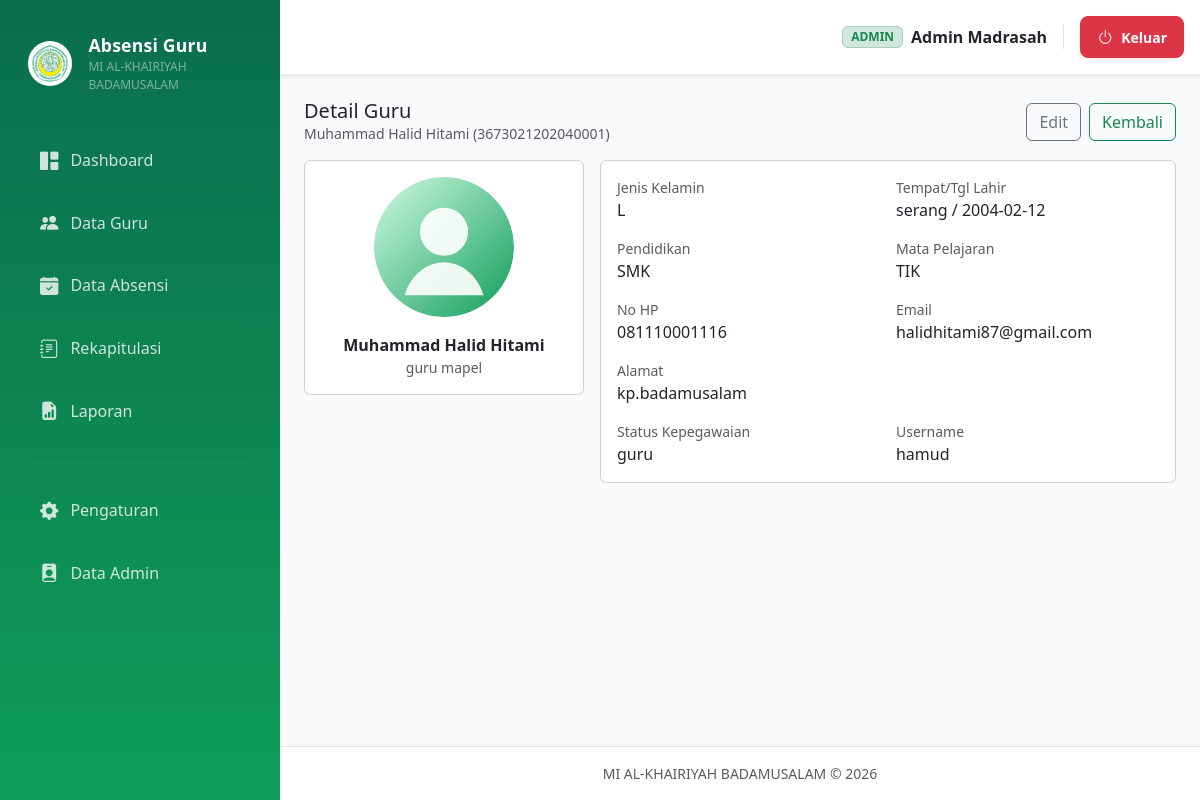
The app's page /admin/guru/1 (signed in) with its own data.
### tables this page shows
CREATE TABLE profil_madrasah (
  id INTEGER PRIMARY KEY AUTOINCREMENT,
  nama_madrasah TEXT NOT NULL,
  nsm TEXT,
  npsn TEXT,
  alamat TEXT,
  telepon TEXT,
  email TEXT,
  kepala_madrasah TEXT,
  logo_madrasah TEXT,
  logo_kemenag TEXT,
  ttd_kepala TEXT,
  tahun_ajaran TEXT DEFAULT '2025/2026',
  semester_aktif TEXT DEFAULT 'Genap',
  updated_at TEXT DEFAULT (datetime('now'))
);

CREATE TABLE admins (
  id INTEGER PRIMARY KEY AUTOINCREMENT,
  nama TEXT NOT NULL,
  username TEXT NOT NULL UNIQUE,
  password TEXT NOT NULL,
  created_at TEXT DEFAULT (datetime('now'))
);

CREATE TABLE guru (
  id INTEGER PRIMARY KEY AUTOINCREMENT,
  nip TEXT NOT NULL UNIQUE,
  nama TEXT NOT NULL,
  jenis_kelamin TEXT,
  tempat_lahir TEXT,
  tanggal_lahir TEXT,
  pendidikan TEXT,
  jabatan TEXT,
  mata_pelajaran TEXT,
  no_hp TEXT,
  email TEXT,
  alamat TEXT,
  status_kepegawaian TEXT,
  foto TEXT,
  username TEXT NOT NULL UNIQUE,
  password TEXT NOT NULL,
  created_at TEXT DEFAULT (datetime('now'))
);

### blueprints/admin/routes.py (the view)
@bp.route("/guru/<int:guru_id>")
@login_required
@role_required("admin")
def guru_detail(guru_id: int):
    row = query_one("SELECT * FROM guru WHERE id = ?", (guru_id,))
    if not row:
        flash("Guru tidak ditemukan.", "warning")
        return redirect(url_for("admin.guru_list"))
    return render_template("admin/guru_detail.html", row=row)

### utils/db.py (called while the page is built)
def get_db() -> sqlite3.Connection:
    if "db" not in g:
        conn = sqlite3.connect(current_app.config["DB_PATH"])
        conn.row_factory = sqlite3.Row
        conn.execute("PRAGMA foreign_keys = ON;")
        g.db = conn
    return g.db

def query_one(sql, params=()):
    cur = get_db().execute(sql, params)
    row = cur.fetchone()
    cur.close()
    return row

### utils/user.py (called while the page is built, shortened)
    @staticmethod
    def from_login_id(login_id: str):
        if not login_id or ":" not in login_id:
            return None
        role, raw_id = login_id.split(":", 1)
        try:
            user_id = int(raw_id)
        except Exception:
            return None
        if role == "admin":
            row = query_one(
                "SELECT id, nama, username FROM admins WHERE id = ?",
                (user_id,),
            )
            if not row:
                return None
            return AppUser(
                user_id=row["id"],
                role="admin",
                nama=row["nama"],
                username=row["username"],
            )

### templates/admin/guru_detail.html
{% extends 'partials/base.html' %}
{% set title = 'Detail Guru' %}
{% block content %}
  <div class="d-flex flex-wrap justify-content-between align-items-center gap-2 mb-3">
    <div>
      <h2 class="h5 mb-0">Detail Guru</h2>
      <div class="text-muted small">{{ row.nama }} ({{ row.nip }})</div>
    </div>
    <div class="d-flex gap-2">
      <a href="{{ url_for('admin.guru_edit', guru_id=row.id) }}" class="btn btn-outline-secondary">Edit</a>
      <a href="{{ url_for('admin.guru_list') }}" class="btn btn-outline-success">Kembali</a>
    </div>
  </div>
  <div class="row g-3">
    <div class="col-md-4">
      <div class="card">
        <div class="card-body text-center">
          <img src="{{ url_for('static', filename=row.foto) if row.foto else url_for('static', filename='images/user.svg') }}" class="rounded-circle mb-3" style="width:140px;height:140px;object-fit:cover;" alt="Foto Guru">
          <div class="fw-semibold">{{ row.nama }}</div>
          <div class="text-muted small">{{ row.jabatan or '-' }}</div>
        </div>
      </div>
    </div>
    <div class="col-md-8">
      <div class="card">
        <div class="card-body">
          <div class="row g-3">
            <div class="col-sm-6"><div class="text-muted small">Jenis Kelamin</div><div>{{ row.jenis_kelamin or '-' }}</div></div>
            <div class="col-sm-6"><div class="text-muted small">Tempat/Tgl Lahir</div><div>{{ row.tempat_lahir or '-' }} / {{ row.tanggal_lahir or '-' }}</div></div>
            <div class="col-sm-6"><div class="text-muted small">Pendidikan</div><div>{{ row.pendidikan or '-' }}</div></div>
            <div class="col-sm-6"><div class="text-muted small">Mata Pelajaran</div><div>{{ row.mata_pelajaran or '-' }}</div></div>
            <div class="col-sm-6"><div class="text-muted small">No HP</div><div>{{ row.no_hp or '-' }}</div></div>
            <div class="col-sm-6"><div class="text-muted small">Email</div><div>{{ row.email or '-' }}</div></div>
            <div class="col-12"><div class="text-muted small">Alamat</div><div>{{ row.alamat or '-' }}</div></div>
            <div class="col-sm-6"><div class="text-muted small">Status Kepegawaian</div><div>{{ row.status_kepegawaian or '-' }}</div></div>
            <div class="col-sm-6"><div class="text-muted small">Username</div><div>{{ row.username }}</div></div>
          </div>
        </div>
      </div>
    </div>
  </div>
{% endblock %}

### templates/partials/base.html (shortened to what this page needs)
<!doctype html>
<html lang="id">
<head>
  <link href="https://cdn.jsdelivr.net/npm/bootstrap@5.3.3/dist/css/bootstrap.min.css" rel="stylesheet">
  <link href="https://cdn.datatables.net/1.13.8/css/dataTables.bootstrap5.min.css" rel="stylesheet">
  <link rel="stylesheet" href="https://cdn.jsdelivr.net/npm/bootstrap-icons@1.11.3/font/bootstrap-icons.min.css">
  <link rel="stylesheet" href="{{ url_for('static', filename='css/app.css') }}">
</head>
<body class="bg-surface">
  <div class="app-shell">
    <aside class="sidebar">
      <div class="sidebar-brand mb-3 mt-2 px-3">
        <div class="d-flex align-items-center gap-3">
          <img class="brand-logo bg-white rounded-circle p-1" style="width: 45px; height: 45px; object-fit: contain;" src="{{ url_for('static', filename=profil_madrasah.logo_madrasah) if profil_madrasah and profil_madrasah.logo_madrasah else url_for('static', filename='logo/logo_madrasah.png') }}" alt="Logo Madrasah">
          <div class="brand-text text-white">
            <div class="brand-title fw-bold" style="font-size: 1.1rem;">Absensi Guru</div>
            <div class="brand-sub text-white-50" style="font-size: 0.75rem;">{{ profil_madrasah.nama_madrasah if profil_madrasah else 'MI AL-KHAIRIYAH' }}</div>
          </div>
        </div>
      </div>
      <nav class="sidebar-nav">
        {% if current_user.is_authenticated and current_user.role == 'admin' %}
          <a class="modern-link" href="{{ url_for('admin.dashboard') }}">
            <i class="bi bi-grid-1x2-fill"></i> Dashboard
          </a>
          <a class="modern-link" href="{{ url_for('admin.guru_list') }}">
            <i class="bi bi-people-fill"></i> Data Guru
          </a>
          <a class="modern-link" href="{{ url_for('admin.absensi_list') }}">
            <i class="bi bi-calendar-check-fill"></i> Data Absensi
          </a>
          <a class="modern-link" href="{{ url_for('admin.rekap') }}">
            <i class="bi bi-journal-text"></i> Rekapitulasi
          </a>
          <a class="modern-link" href="{{ url_for('laporan.index') }}">
            <i class="bi bi-file-earmark-bar-graph-fill"></i> Laporan
          </a>
          <hr class="sidebar-sep">
          <a class="modern-link" href="{{ url_for('admin.pengaturan') }}">
            <i class="bi bi-gear-fill"></i> Pengaturan
          </a>
          <a class="modern-link" href="{{ url_for('admin.admin_profile') }}">
            <i class="bi bi-person-badge-fill"></i> Data Admin
          </a>
        {% endif %}
      </nav>
    </aside>
    <main class="main">
      <header class="topbar shadow-sm bg-white p-3 d-flex justify-content-between align-items-center">
        <div class="topbar-right">
          <div class="d-flex align-items-center gap-3">
            <div class="d-flex align-items-center gap-2 border-end pe-3">
              <span class="badge bg-success-subtle text-success border border-success-subtle px-2 py-1">{{ current_user.role|upper }}</span>
              <span class="fw-semibold text-dark d-none d-md-inline">{{ current_user.nama }}</span>
            </div>
            <a href="{{ url_for('auth.logout') }}" class="btn btn-danger btn-sm px-3 py-2 fw-bold shadow-sm d-flex align-items-center gap-2 rounded-3 transition-all hover-scale">
              <i class="bi bi-power fs-6"></i> <span class="d-none d-sm-inline">Keluar</span>
            </a>
          </div>
        </div>
      </header>
      <div class="container-fluid p-3 p-md-4">
        {% block content %}{% endblock %}
      </div>
      <footer class="app-footer text-center py-3 mt-auto border-top">
        <div class="text-muted small">
          {{ profil_madrasah.nama_madrasah if profil_madrasah else '' }} &copy; 2026
        </div>
      </footer>
    </main>
  </div>
</body>
</html>

### static/css/app.css (style rules this page uses)
:root { --kemenag: #0F9D58; --kemenag-dark:#0B6E4F; --kemenag-soft:#D1FAE5; --slate-50:#F8FAFC; --slate-700:#334155; }
body { font-family: system-ui, -apple-system, Segoe UI, Roboto, "Helvetica Neue", Arial, "Noto Sans", "Liberation Sans", sans-serif; }
.bg-surface { background: var(--slate-50); }
.app-shell { display:flex; min-height:100vh; }
.sidebar { width: 280px; background: linear-gradient(180deg, var(--kemenag-dark), var(--kemenag)); color:#fff; position: sticky; top:0; height:100vh; padding: 14px 12px; }
.sidebar-brand { padding: 10px 10px 14px 10px; }
.brand-logo { width:44px; height:44px; object-fit:contain; background:#fff; border-radius:12px; padding:6px; }
.brand-title { font-weight:800; letter-spacing:.2px; }
.brand-sub { font-size:12px; opacity:.9; }
.sidebar-nav { display:flex; flex-direction:column; gap:6px; padding: 0 6px; }
.sidebar-sep { border-color: rgba(255,255,255,.2); margin: 10px 0; }
.main { flex:1; display:flex; flex-direction:column; min-width:0; }
.topbar { background: #fff; border-bottom: 1px solid rgba(2,6,23,.08); padding: 12px 16px; display:flex; align-items:center; justify-content:space-between; }
.app-footer { padding: 14px 16px; border-top: 1px solid rgba(2,6,23,.08); background:#fff; }

### templates/partials/base.html (style rules this page uses)
.sidebar-nav { padding: 10px 12px; }
.modern-link { display: flex; align-items: center; gap: 12px; padding: 12px 16px; color: rgba(255, 255, 255, 0.8) !important; border-radius: 8px; font-weight: 500; transition: all 0.3s ease; text-decoration: none; margin-bottom: 5px; }
.modern-link i { font-size: 1.15rem; }
.sidebar-sep { border-color: rgba(255, 255, 255, 0.2); margin: 15px 10px; }

### records on screen
profil_madrasah: logo_madrasah (picture), nama_madrasah "MI AL-KHAIRIYAH BADAMUSALAM"
admins: role "ADMIN", nama "Admin Madrasah"
guru: nama "Muhammad Halid Hitami", nip "3673021202040001", jabatan "guru mapel", jenis_kelamin "L", tempat_lahir "serang", tanggal_lahir "2004-02-12", pendidikan "SMK", mata_pelajaran "TIK", no_hp "081110001116", email "halidhitami87@gmail.com", alamat "kp.badamusalam", status_kepegawaian "guru", username "hamud"
